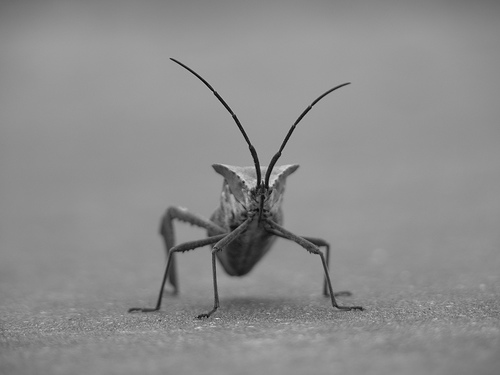
#> input picture matlab_files/Lab 1/stinkbug.png, 500 x 375 px
$ jupyter execute --allow-errors python3AudioImage.ipynb   (shell and % lines are left out)
#> lines starting #> are read from the running program, lines starting #| are printed output that depends on the picture
# ELEC1103 - Basic Audio and Image with Python

### Written by Craig Jin

We explore working with audio and images using python.

[cell 1]
# Import functions and libraries
from __future__ import division
import numpy as np
import matplotlib.pyplot as plt
import threading,time, queue, pyaudio
from threading import Lock
import skimage

## Part 1: Sine wave

We will create a 1 Hz sine wave.

[cell 2]
fs = 44100
fq = 1000
tSamp = np.arange(np.ceil(0.5*44100))/fs
sig = np.cos(2 * np.pi * fq * tSamp)
threePd = int(np.ceil(3 * 44.1))
plt.plot(tSamp[0:threePd],sig[0:threePd])
plt.xlabel('Time')
plt.ylabel('Amplitude')
plt.show()
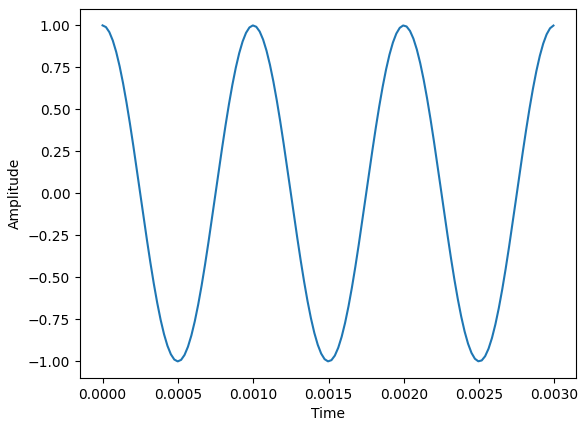
#> figure drawn by matplotlib, 1 panel; curve peaks at x = 0, y = 1

### Playing and Recording the Sound
Now, we will play the sound of the chirp on our computer speaker and simultaneously record using the microphone.

* On Apple computers it is recommended that you turn off the ambient noise reduction by going to system-preferences, selecting sound, choose the input tab and make sure that the "Use ambient noise reduction" box is unchecked. In some windows system there's ambient noise reduction as well. Make sure it is also turned off.

* Your laptop most likely has two speakers. It is best if we work only with one. Go to the operating system's sound settings and change the stereo settings such that the speaker that is closest to the microphone is active. Your result will be much better that way.

* Make sure your output volume is at 70-80% and that the laptop's microphone is on, again to avoid non-linear distorsions.

* We will record 12 seconds just to make sure we capture the entire sequence.

The code below defines some functions to use with pyaudio -- a multi-platform audio python interface.

[cell 3]
# [98 lines left out: functions play_audio, record_audio, xciever, not called in this run]

def record_audio_timed(fs, recSec):
    # function takes a signal and a sampling frequency
    # it then records audio for the specified time. The function returns
    # the recorded sound.

    rcv = [];

    # create an input FIFO queues
    Qin = queue.Queue()

    #lock for controlling access to shared resources
    lock = Lock()

    # create a pyaudio object
    p = pyaudio.PyAudio()

    # initialize a recording thread.
    t_rec = threading.Thread(target = record_audio,   args = (Qin, p, fs ), kwargs={'lock': lock})

    # start the recording and playing threads
    t_rec.start()

    # pause for RECORD_SECS seconds
    time.sleep( recSec )

    # terminate pyAudio
    with lock:
        p.terminate()

    # append to output
    while ( not Qin.empty()) :
        data = Qin.get()
        rcv = np.append( rcv, data )

    return rcv

#> (a cell that did not finish here is left out)

[cell 5]
import matplotlib.pyplot as plt
import matplotlib.image as mpimg
import numpy as np

### Read and Showing Images
Now, we will demonstrate some basic image tools with python.

[cell 6]
img=mpimg.imread('stinkbug.png')
#> img is the input picture: shape (375, 500, 3) float32; min 0, max 0.851, mean 0.551
print (img)
#> (printed output is left out)

[cell 7]
plt.imshow(img)
plt.show()

[cell 8]
from skimage import io, img_as_float, img_as_uint

[cell 9]
img = img_as_float(io.imread('stinkbug.png'))
#> img: shape (375, 500, 3) float64; min 0, max 0.851, mean 0.551
print (img)
#> (printed output is left out)

[cell 10]
plt.imshow(img)
plt.show()

#> (a cell that did not finish here is left out)

[cell 12]
import cv2 as cv
import matplotlib.pyplot as plt
import matplotlib.image as mpimg
import numpy as np
myImage = cv.imread('lena512color.tiff')
print (type(myImage))
#| <class 'NoneType'>
#> (the rest of this cell did not finish here and is left out)
